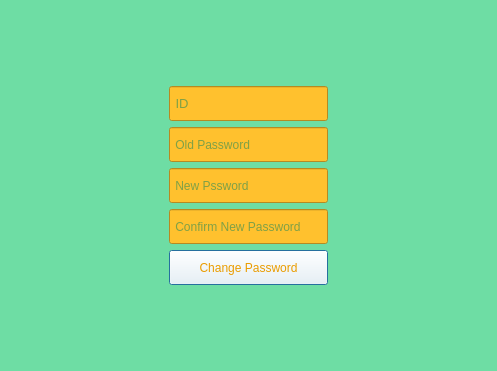
<?xml version="1.0" encoding="UTF-8"?>
<ui version="4.0">
 <class>Window_ChangePassword</class>
 <widget class="QDialog" name="Window_ChangePassword">
  <property name="geometry">
   <rect>
    <x>0</x>
    <y>0</y>
    <width>497</width>
    <height>371</height>
   </rect>
  </property>
  <property name="windowTitle">
   <string>Dialog</string>
  </property>
  <property name="styleSheet">
   <string notr="true">background-color: rgb(110, 221, 164);</string>
  </property>
  <layout class="QVBoxLayout" name="verticalLayout">
   <item>
    <layout class="QGridLayout" name="gridLayout">
     <item row="6" column="1">
      <widget class="QLabel" name="label_2">
       <property name="text">
        <string/>
       </property>
      </widget>
     </item>
     <item row="3" column="0">
      <spacer name="horizontalSpacer">
       <property name="orientation">
        <enum>Qt::Horizontal</enum>
       </property>
       <property name="sizeHint" stdset="0">
        <size>
         <width>40</width>
         <height>20</height>
        </size>
       </property>
      </spacer>
     </item>
     <item row="2" column="1">
      <widget class="QLineEdit" name="lineEdit_OldPassword">
       <property name="maximumSize">
        <size>
         <width>230</width>
         <height>35</height>
        </size>
       </property>
       <property name="font">
        <font>
         <family>Microsoft Sans Serif</family>
         <pointsize>9</pointsize>
        </font>
       </property>
       <property name="styleSheet">
        <string notr="true">background-color: rgb(255, 193, 46);
color: rgb(0, 127, 93);
</string>
       </property>
       <property name="placeholderText">
        <string> Old Password             </string>
       </property>
      </widget>
     </item>
     <item row="4" column="1">
      <widget class="QLineEdit" name="lineEdit_ConfirmNewPassword">
       <property name="maximumSize">
        <size>
         <width>230</width>
         <height>35</height>
        </size>
       </property>
       <property name="font">
        <font>
         <family>Microsoft Sans Serif</family>
         <pointsize>9</pointsize>
        </font>
       </property>
       <property name="styleSheet">
        <string notr="true">background-color: rgb(255, 193, 46);
color: rgb(0, 127, 93);</string>
       </property>
       <property name="placeholderText">
        <string> Confirm New Password</string>
       </property>
      </widget>
     </item>
     <item row="5" column="1">
      <widget class="QPushButton" name="pushButton_ChangePassword">
       <property name="maximumSize">
        <size>
         <width>230</width>
         <height>35</height>
        </size>
       </property>
       <property name="font">
        <font>
         <family>Microsoft Sans Serif</family>
         <pointsize>9</pointsize>
        </font>
       </property>
       <property name="styleSheet">
        <string notr="true">background-color: rgba(255, 255, 255,0);
color: rgb(234, 156, 0);</string>
       </property>
       <property name="text">
        <string>Change Password</string>
       </property>
       <property name="icon">
        <iconset resource="image.qrc">
         <normaloff>:/img/img/rech.png</normaloff>:/img/img/rech.png</iconset>
       </property>
       <property name="iconSize">
        <size>
         <width>24</width>
         <height>24</height>
        </size>
       </property>
      </widget>
     </item>
     <item row="2" column="2">
      <spacer name="horizontalSpacer_2">
       <property name="orientation">
        <enum>Qt::Horizontal</enum>
       </property>
       <property name="sizeHint" stdset="0">
        <size>
         <width>40</width>
         <height>20</height>
        </size>
       </property>
      </spacer>
     </item>
     <item row="3" column="1">
      <widget class="QLineEdit" name="lineEdit_NewPassword">
       <property name="maximumSize">
        <size>
         <width>230</width>
         <height>35</height>
        </size>
       </property>
       <property name="font">
        <font>
         <family>Microsoft Sans Serif</family>
         <pointsize>9</pointsize>
        </font>
       </property>
       <property name="styleSheet">
        <string notr="true">background-color: rgb(255, 193, 46);
color: rgb(0, 127, 93);</string>
       </property>
       <property name="placeholderText">
        <string> New Pssword             </string>
       </property>
      </widget>
     </item>
     <item row="1" column="1">
      <widget class="QLineEdit" name="lineEdit_MemberId">
       <property name="maximumSize">
        <size>
         <width>230</width>
         <height>35</height>
        </size>
       </property>
       <property name="font">
        <font>
         <family>Microsoft Sans Serif</family>
         <pointsize>10</pointsize>
        </font>
       </property>
       <property name="styleSheet">
        <string notr="true">background-color: rgb(255, 193, 46);
color: rgb(0, 127, 93);</string>
       </property>
       <property name="placeholderText">
        <string> ID</string>
       </property>
      </widget>
     </item>
     <item row="0" column="1">
      <widget class="QLabel" name="label">
       <property name="text">
        <string/>
       </property>
       <property name="pixmap">
        <pixmap resource="image.qrc">:/img/img/change2.png</pixmap>
       </property>
      </widget>
     </item>
    </layout>
   </item>
  </layout>
 </widget>
 <resources>
  <include location="image.qrc"/>
 </resources>
 <connections/>
</ui>
